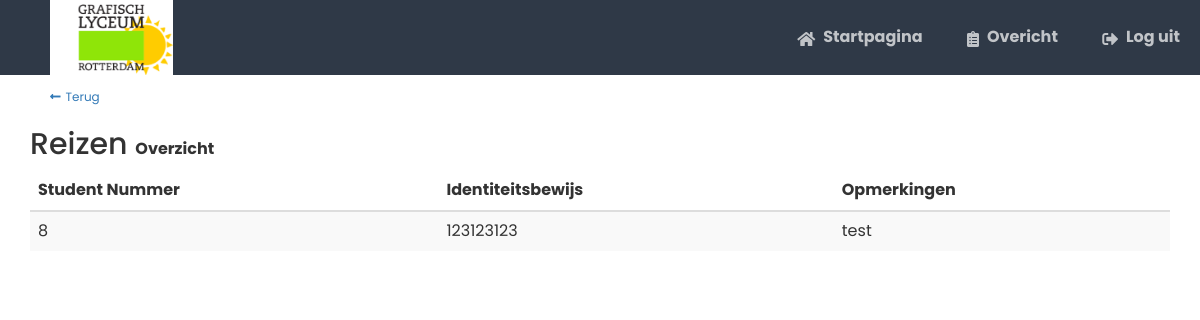
/ex85657/dashboard/ingeschreven.php?id=3 (signed in), run on the app's committed database.
### tables this page shows
CREATE TABLE `Inschrijvingen` (
  `ID` int(5) NOT NULL,
  `StudentNummer` int(5) NOT NULL,
  `ReisID` int(5) NOT NULL,
  `Identiteitbewijs` int(9) NOT NULL,
  `Opmerkingen` varchar(200) NOT NULL
);

### ex85657/dashboard/ingeschreven.php (the view, shortened to what this page needs)
<?php
include '../config.php';
 $id = $_GET['id'];
?>
<!DOCTYPE html>
<html lang="en">
<head>
    <link rel="stylesheet" href="https://use.fontawesome.com/releases/v5.7.1/css/all.css">
    <link rel="stylesheet" href="https://maxcdn.bootstrapcdn.com/bootstrap/3.3.7/css/bootstrap.min.css">
    <link rel="stylesheet" href="../css/crud-style.css">
</head>
<body>
<nav class="navtop">
    <div class="navtop-header">
        <img src="../img/glr.png" style="height: 100%;padding: 0px 50px">
        <div class="navbar-right">
            <a href="index.php"><i class="fas fa-home"></i>Startpagina</a>
            <?php
            if (isset($_SESSION['admin-loggedin'])) {
                ?>
                <a href="home.php"><i class="fas fa-clipboard-list"></i>Overicht</a>
                <a href="../admin/logout.php"><i class="fas fa-sign-out-alt"></i>Log uit</a>
                <?php
            }
            ?>
        </div>
    </div>
</nav>
<div class="container">
    <div class="table-wrapper">
        <div class="table-title">
            <a href="home.php" style="width: 100%;padding: 0px 20px;font-size: 12px;"><i class="fas fa-long-arrow-alt-left" style="margin-right: 5px;font-size: 12px"></i>Terug</a>
            <div class="row">
                <div class="col-sm-6">
                    <h2>Reizen <b>Overzicht</b></h2>
                </div>
            </div>
        </div>
        <table class="table table-striped table-hover">
            <thead>
            <tr>
                <th>Student Nummer</th>
                <th>Identiteitsbewijs</th>
                <th>Opmerkingen</th>
            </tr>
            </thead>
            <tbody>
            <?php
            $result = mysqli_query($con, "SELECT * FROM Inschrijvingen WHERE ReisID =".$id);
            while ($row = mysqli_fetch_array($result)) {
                ?>
                <tr id="<?php echo $row["ID"]; ?>">
                    <td><?php echo $row['StudentNummer']; ?></td>
                    <td><?php echo $row["Identiteitbewijs"]; ?></td>
                    <td><?php echo $row["Opmerkingen"]; ?></td>
                </tr>
                <?php
            }
            ?>
            </tbody>
        </table>
    </div>
</div>
</body>
</html>

### ex85657/css/crud-style.css (style rules this page uses)
* { box-sizing: border-box; font-family: 'Poppins'; font-size: 16px; -webkit-font-smoothing: antialiased; -moz-osx-font-smoothing: grayscale; }
.navtop { background-color: #2f3947; height: 75px; width: 100%; border: 0; }
.navtop-header { height: 75px; width: auto; }
.navtop a { height: 100%; }
.navbar-right { float: right; height: 100%; margin-right: 0px !important; }
.navtop div h1, .navtop div a { display: inline-flex; align-items: center; }
.navtop div a { padding: 0 20px; text-decoration: none; color: #c1c4c8; font-weight: bold; }
.navtop div a i { padding: 2px 8px 0 0; }

### data on the page
inschrijvingen: StudentNummer "8", Identiteitbewijs "123123123", Opmerkingen "test"
